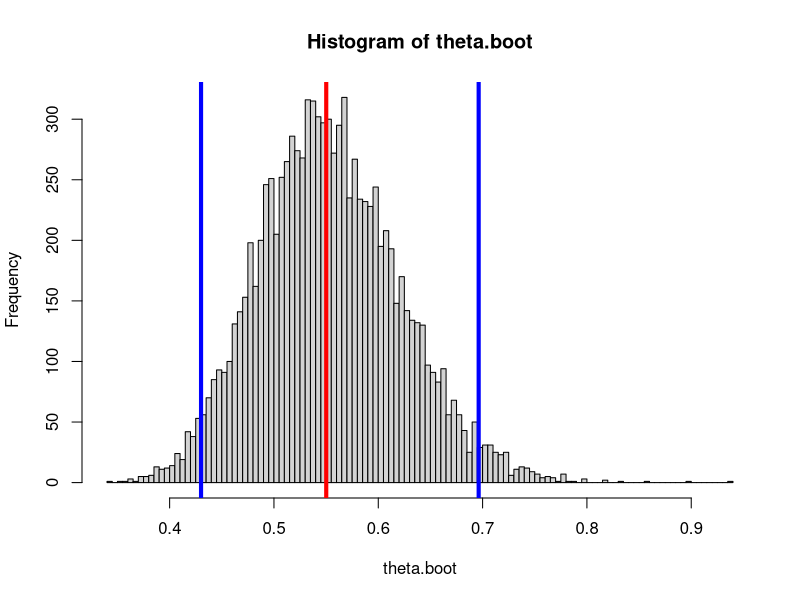

Generate this figure with R:
## ---- chunk 1
knitr::opts_chunk$set(echo = TRUE)
## ---- chunk 2
labels = c("nattacks","nsubjects")
aspirin = c(104,11037)
placebo = c(189,11034)
data = data.frame(aspirin,placebo)
rownames(data) = labels
data
## ---- chunk 3
rate = function(v) v[1]/v[2]
theta.hat = rate(data$aspirin)/rate(data$placebo)
theta.hat
## ---- chunk 4
population.one = c( rep(1,data["nattacks","aspirin"]), 
                    rep(0,data["nsubjects","aspirin"]-data["nattacks","aspirin"]) )
population.two = c( rep(1,data["nattacks","placebo"]), 
                    rep(0,data["nsubjects","placebo"]-data["nattacks","placebo"]) )

draw.bootstrap.sample = function() {
  boot.pop.one = sample(population.one,replace = TRUE)
  boot.pop.two = sample(population.two,replace = TRUE)
  rate.one = sum(boot.pop.one)/length(boot.pop.one)
  rate.two = sum(boot.pop.two)/length(boot.pop.two)
  return(rate.one/rate.two)
}
## ---- chunk 5
nrep = 10000
theta.boot = replicate(nrep,draw.bootstrap.sample())
hist(theta.boot,breaks=100)

# sample estimate
abline(v=theta.hat,col = "red",lwd = 4)

# bootstrap confidence interval
confidence.lower = sort(theta.boot)[nrep*.025]
confidence.upper = sort(theta.boot)[nrep*.975]
abline(v=c(confidence.lower,confidence.upper),col = "blue",lwd = 4)
